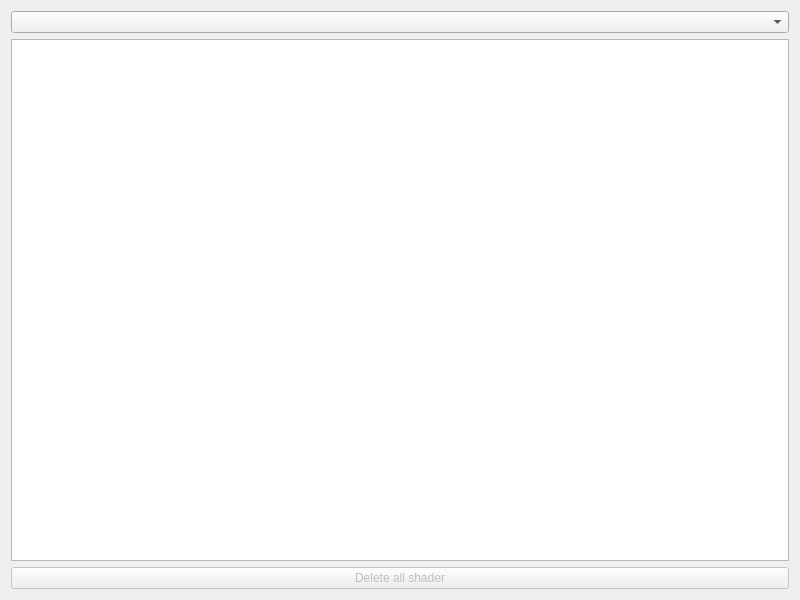
<?xml version="1.0" encoding="UTF-8"?>
<!--
╔════════════════════════════════════════════════════════════════════════════════════╗
║                                                                                    ║
║   Copyright (c) 2020 https://prrvchr.github.io                                     ║
║                                                                                    ║
║   Permission is hereby granted, free of charge, to any person obtaining            ║
║   a copy of this software and associated documentation files (the "Software"),     ║
║   to deal in the Software without restriction, including without limitation        ║
║   the rights to use, copy, modify, merge, publish, distribute, sublicense,         ║
║   and/or sell copies of the Software, and to permit persons to whom the Software   ║
║   is furnished to do so, subject to the following conditions:                      ║
║                                                                                    ║
║   The above copyright notice and this permission notice shall be included in       ║
║   all copies or substantial portions of the Software.                              ║
║                                                                                    ║
║   THE SOFTWARE IS PROVIDED "AS IS", WITHOUT WARRANTY OF ANY KIND,                  ║
║   EXPRESS OR IMPLIED, INCLUDING BUT NOT LIMITED TO THE WARRANTIES                  ║
║   OF MERCHANTABILITY, FITNESS FOR A PARTICULAR PURPOSE AND NONINFRINGEMENT.        ║
║   IN NO EVENT SHALL THE AUTHORS OR COPYRIGHT HOLDERS BE LIABLE FOR ANY             ║
║   CLAIM, DAMAGES OR OTHER LIABILITY, WHETHER IN AN ACTION OF CONTRACT,             ║
║   TORT OR OTHERWISE, ARISING FROM, OUT OF OR IN CONNECTION WITH THE SOFTWARE       ║
║   OR THE USE OR OTHER DEALINGS IN THE SOFTWARE.                                    ║
║                                                                                    ║
╚════════════════════════════════════════════════════════════════════════════════════╝
-->
<ui version="4.0">
 <class>BlenderMaterial</class>
 <widget class="QWidget" name="BlenderMaterial">
  <property name="geometry">
   <rect>
    <x>0</x>
    <y>0</y>
    <width>800</width>
    <height>600</height>
   </rect>
  </property>
  <property name="windowTitle">
   <string>Blender Material Editor</string>
  </property>
  <property name="locale">
   <locale language="English" country="UnitedStates"/>
  </property>
  <layout class="QVBoxLayout" name="verticalLayout">
   <item>
    <widget class="QComboBox" name="comboBox"/>
   </item>
   <item>
    <widget class="QListWidget" name="listWidget"/>
   </item>
   <item>
    <widget class="QPushButton" name="pushButton">
     <property name="enabled">
      <bool>false</bool>
     </property>
     <property name="text">
      <string>Delete all shader</string>
     </property>
    </widget>
   </item>
  </layout>
 </widget>
 <resources/>
 <connections/>
</ui>
